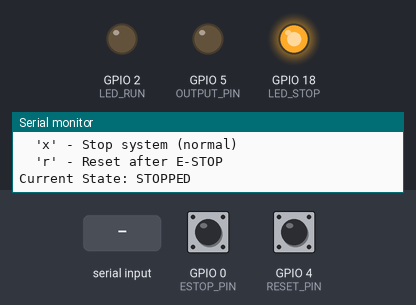
Recording of a program running on a simulated ESP32. On the bench: output pins drawn as LEDs (lit = HIGH), the last lines printed to the serial monitor. The test bench sets the inputs (shaded band); at power-on: GPIO 0 (ESTOP_PIN) HIGH, GPIO 4 (RESET_PIN) HIGH.

Above: at 2.2 s.
2.3 s: "s" received over Serial
At 3.3 s:
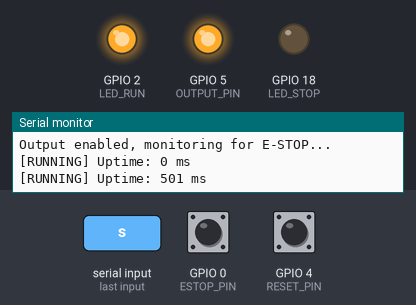
3.8 s: GPIO 0 (ESTOP_PIN) pulled LOW for 0.15 s
At 3.91 s:
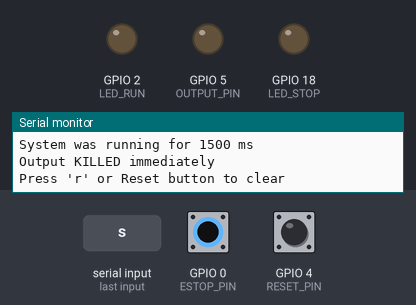
6.8 s: GPIO 4 (RESET_PIN) pulled LOW for 0.15 s
At 7.8 s:
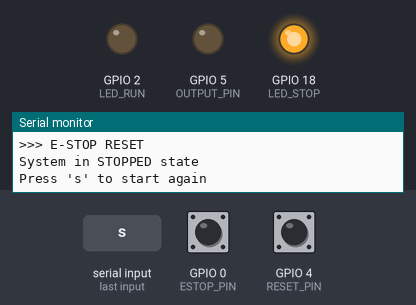
9.9 s: "S" received over Serial
At 10.3 s:
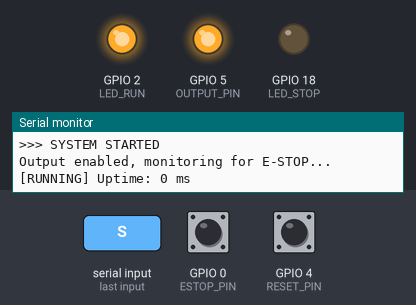
11.4 s: GPIO 0 (ESTOP_PIN) pulled LOW for 1 s
At 11.51 s:
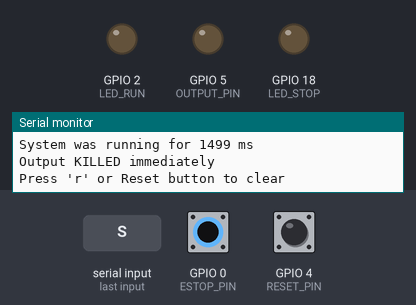
Timing chart, 0 to 15.4 s (numbered marks = the images above; inputs shaded):
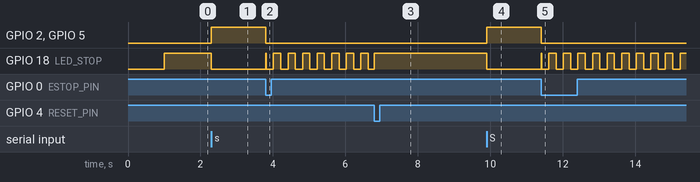

The program:

main.cpp
```cpp
/**
 * @file main.cpp
 * @brief Program 11: Emergency Stop Logic (Fail-Safe Pattern)
 *
 * Implementasi sistem emergency stop dengan:
 * - Button E-STOP yang langsung mematikan output
 * - LED indikator status
 * - Sistem harus di-reset manual setelah E-STOP
 */

#include <Arduino.h>

// ==================== KONFIGURASI ====================
#define ESTOP_PIN       0       // Emergency stop button (NC - Normally Closed)
#define RESET_PIN       4       // Reset button
#define OUTPUT_PIN      5       // Controlled output (motor/actuator simulation)
#define LED_RUN         2       // Green LED - Running
#define LED_STOP        18      // Red LED - Stopped

// ==================== STATE MACHINE ====================
typedef enum {
    STATE_STOPPED,      // System stopped (safe state)
    STATE_RUNNING,      // System running normally
    STATE_ESTOP         // Emergency stop active (latched)
} SystemState_t;

// ==================== VARIABEL ====================
volatile SystemState_t systemState = STATE_STOPPED;
volatile bool estopTriggered = false;
unsigned long runStartTime = 0;

// ==================== FORWARD DECLARATIONS ====================
void startSystem();
void stopSystem();
void resetEstop();

// ==================== ISR ====================
void IRAM_ATTR estopISR() {
    // Immediate action - don't wait for main loop!
    digitalWrite(OUTPUT_PIN, LOW);  // Kill output immediately
    digitalWrite(LED_RUN, LOW);
    digitalWrite(LED_STOP, HIGH);
    estopTriggered = true;
    systemState = STATE_ESTOP;
}

// ==================== SETUP ====================
void setup() {
    Serial.begin(115200);
    delay(1000);

    Serial.println("\n========================================");
    Serial.println("Program 11: Emergency Stop System");
    Serial.println("========================================\n");

    // Configure pins
    pinMode(ESTOP_PIN, INPUT_PULLUP);
    pinMode(RESET_PIN, INPUT_PULLUP);
    pinMode(OUTPUT_PIN, OUTPUT);
    pinMode(LED_RUN, OUTPUT);
    pinMode(LED_STOP, OUTPUT);

    // Initial state: STOPPED (safe)
    digitalWrite(OUTPUT_PIN, LOW);
    digitalWrite(LED_RUN, LOW);
    digitalWrite(LED_STOP, HIGH);

    // Attach E-STOP interrupt (highest priority response)
    attachInterrupt(digitalPinToInterrupt(ESTOP_PIN), estopISR, FALLING);

    Serial.println("Emergency Stop System Initialized");
    Serial.println("================================");
    Serial.printf("  E-STOP Button : GPIO%d (press to stop)\n", ESTOP_PIN);
    Serial.printf("  Reset Button  : GPIO%d (press to reset)\n", RESET_PIN);
    Serial.printf("  Output Control: GPIO%d\n", OUTPUT_PIN);
    Serial.printf("  LED Running   : GPIO%d (Green)\n", LED_RUN);
    Serial.printf("  LED Stopped   : GPIO%d (Red)\n", LED_STOP);
    Serial.println();
    Serial.println("Commands:");
    Serial.println("  's' - Start system");
    Serial.println("  'x' - Stop system (normal)");
    Serial.println("  'r' - Reset after E-STOP");
    Serial.println();
    Serial.println("Current State: STOPPED");
    Serial.println();
}

// ==================== LOOP ====================
void loop() {
    // Handle serial commands
    if (Serial.available() > 0) {
        char cmd = Serial.read();

        switch (cmd) {
            case 's':
            case 'S':
                if (systemState == STATE_STOPPED) {
                    startSystem();
                } else if (systemState == STATE_ESTOP) {
                    Serial.println("!!! Cannot start - E-STOP active! Reset first.");
                } else {
                    Serial.println("System already running");
                }
                break;

            case 'x':
            case 'X':
                if (systemState == STATE_RUNNING) {
                    stopSystem();
                }
                break;

            case 'r':
            case 'R':
                if (systemState == STATE_ESTOP) {
                    resetEstop();
                } else {
                    Serial.println("No E-STOP to reset");
                }
                break;
        }
    }

    // Handle physical reset button
    static unsigned long lastReset = 0;
    if (digitalRead(RESET_PIN) == LOW && millis() - lastReset > 500) {
        lastReset = millis();
        if (systemState == STATE_ESTOP) {
            resetEstop();
        }
    }

    // Handle E-STOP event
    if (estopTriggered) {
        estopTriggered = false;
        unsigned long runDuration = millis() - runStartTime;

        Serial.println("\n!!!!!!!!!!!!!!!!!!!!!!!!!!!!!!!!!!!!");
        Serial.println("!!! EMERGENCY STOP ACTIVATED !!!");
        Serial.println("!!!!!!!!!!!!!!!!!!!!!!!!!!!!!!!!!!!!");
        Serial.printf("System was running for %lu ms\n", runDuration);
        Serial.println("Output KILLED immediately");
        Serial.println("Press 'r' or Reset button to clear\n");
    }

    // Running indicator (blink output to show activity)
    if (systemState == STATE_RUNNING) {
        static unsigned long lastBlink = 0;
        if (millis() - lastBlink > 500) {
            lastBlink = millis();
            static bool blink = false;
            blink = !blink;

            // Simulate some output activity
            Serial.printf("[RUNNING] Uptime: %lu ms\n", millis() - runStartTime);
        }
    }

    // E-STOP state indicator (fast blink red LED)
    if (systemState == STATE_ESTOP) {
        static unsigned long lastBlink = 0;
        if (millis() - lastBlink > 200) {
            lastBlink = millis();
            digitalWrite(LED_STOP, !digitalRead(LED_STOP));
        }
    }
}

// ==================== FUNCTIONS ====================

void startSystem() {
    systemState = STATE_RUNNING;
    runStartTime = millis();

    digitalWrite(OUTPUT_PIN, HIGH);
    digitalWrite(LED_RUN, HIGH);
    digitalWrite(LED_STOP, LOW);

    Serial.println("\n>>> SYSTEM STARTED");
    Serial.println("Output enabled, monitoring for E-STOP...\n");
}

void stopSystem() {
    systemState = STATE_STOPPED;

    digitalWrite(OUTPUT_PIN, LOW);
    digitalWrite(LED_RUN, LOW);
    digitalWrite(LED_STOP, HIGH);

    unsigned long runDuration = millis() - runStartTime;
    Serial.printf("\n>>> SYSTEM STOPPED (normal)\n");
    Serial.printf("Run duration: %lu ms\n\n", runDuration);
}

void resetEstop() {
    systemState = STATE_STOPPED;
    estopTriggered = false;

    digitalWrite(LED_STOP, HIGH);  // Solid red (stopped, not E-STOP)

    Serial.println("\n>>> E-STOP RESET");
    Serial.println("System in STOPPED state");
    Serial.println("Press 's' to start again\n");
}

/**
 * STATE DIAGRAM:
 *
 *                    ┌─────────┐
 *          ┌────────→│ STOPPED │←────────┐
 *          │  reset  └────┬────┘  stop   │
 *          │              │ start        │
 *          │              ↓              │
 *     ┌────┴────┐    ┌─────────┐         │
 *     │ E-STOP  │←───│ RUNNING │─────────┘
 *     └─────────┘    └─────────┘
 *        ↑ E-STOP button (interrupt)
 *
 * FAIL-SAFE PRINCIPLES:
 * 1. E-STOP harus menggunakan interrupt (immediate response)
 * 2. Output di-kill PERTAMA, baru proses lain
 * 3. Sistem harus di-reset manual (no auto-restart)
 * 4. E-STOP button idealnya NC (Normally Closed)
 *    - Wire break = E-STOP triggered (fail-safe)
 *
 * WIRING:
 *   GPIO0  (E-STOP) → Push Button (NC) → GND
 *   GPIO4  (Reset)  → Push Button → GND
 *   GPIO5  (Output) → Relay/Motor driver
 *   GPIO2  (Green)  → 220Ω → LED → GND
 *   GPIO18 (Red)    → 220Ω → LED → GND
 */
```

Measured:
- after the input at 2.3 s, GPIO 2 (LED_RUN), GPIO 5 (OUTPUT_PIN): LOW → HIGH at once; GPIO 18 (LED_STOP): HIGH → LOW at once
- after the input at 3.8 s, GPIO 2 (LED_RUN), GPIO 5 (OUTPUT_PIN): HIGH → LOW at once; GPIO 18 (LED_STOP): LOW → HIGH at once, then repeats every 0.40 s: LOW 0.20 s, HIGH 0.20 s
- after the input at 6.8 s, GPIO 18 (LED_STOP): goes on until 6.8 s, then stays HIGH
- after the input at 9.9 s, GPIO 2 (LED_RUN), GPIO 5 (OUTPUT_PIN): LOW → HIGH at once; GPIO 18 (LED_STOP): HIGH → LOW at once
- after the input at 11.4 s, GPIO 2 (LED_RUN), GPIO 5 (OUTPUT_PIN): HIGH → LOW at once; GPIO 18 (LED_STOP): LOW → HIGH at once, then repeats every 0.40 s: LOW 0.20 s, HIGH 0.20 s
